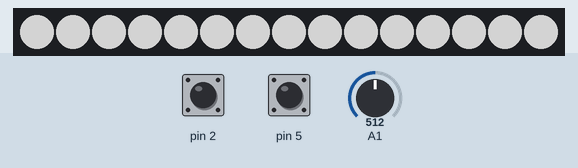
Simulated run of this sketch. Board: Arduino Uno, built with avr-gcc and run on an emulated ATmega328P. On the bench: 15 RGB LEDs in strip order, left to right. The test bench sets the inputs (shaded band); at power-on: A1 = 512, pin 2 HIGH, pin 5 HIGH. Dim RGB values are drawn brighter than linear; EEPROM starts erased; what the sketch prints to the serial monitor is not drawn.

Above: at 1.2 s.
1.3 s: A1 set to 0
At 1.7 s:
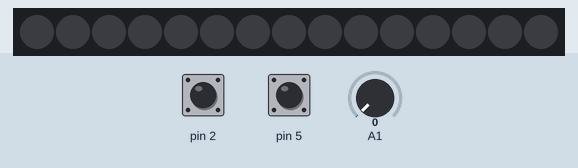
2.8 s: A1 set to 1023
At 4.0 s:
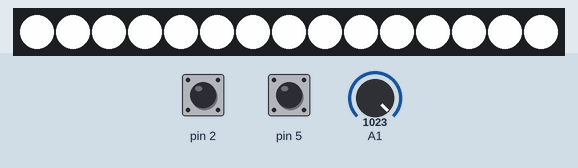
4.3 s: pin 2 pulled LOW for 3.2 s
9.0 s: pin 2 pulled LOW for 1 s
At 10.67 s:
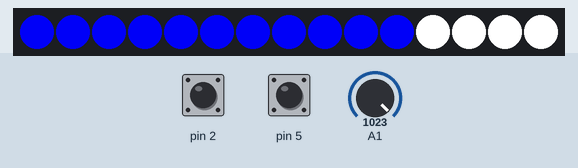
Timing chart, 0 to 12.2 s (numbered marks = the images above; inputs shaded):
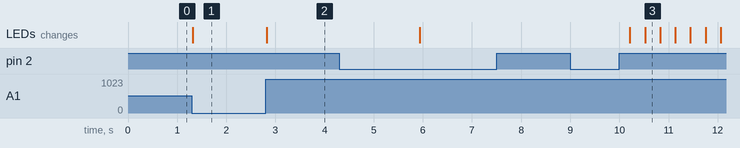

The sketch:

led2.ino
```cpp
#include <EEPROM.h>

#include "Adafruit_NeoPixel.h"
#define LED_COUNT 15
#define LED_PIN 3
boolean but0;
int r;
int g;
int b = 250;
int q = 30; // скорось прорисовки
int e = 10; // скорость смены оттенка
int y = 250; // яркость
int key = 1; // режимы
int rr = 0;
int gg = 0;
int bb = 0;
int yy = 250;

Adafruit_NeoPixel strip = Adafruit_NeoPixel(LED_COUNT, LED_PIN, NEO_GRB + NEO_KHZ800);

void setup() {
  Serial.begin(9600);
  strip.begin(); //Инициализируем ленту.
  strip.show();
  pinMode(2, INPUT_PULLUP);
  pinMode(5, INPUT_PULLUP);
  rr = EEPROM.read(4);
  gg = EEPROM.read(8);
  bb = EEPROM.read(12);
  yy = EEPROM.read(16);
}
void loop() {

  Serial.print(!digitalRead(5));
  but0 = !digitalRead(2);
  y = analogRead(A1)/4;
  yy = analogRead(A1)/4;
  if (but0){key++; delay(400);}
  if (key > 5){key = 0;}
  strip.show();
  if (key == 0){
    if (key > 0){return;}
    for (r = 0; r < 250; r+=e){
    b-=e;
    for (int i = 0; i < LED_COUNT; i++){
      if (!digitalRead(2)) {key++; delay(400); break;}else{
        strip.setBrightness(y);
        strip.setPixelColor(i, strip.Color(r, g, b)); // цвет.
        strip.show();
        delay(q);
      }
    }
    if (key > 0){break;}
   }
   if (key > 0){return;}
   for (g = 0; g < 250; g+=e){
    r-=e;
    for (int i = 0; i < LED_COUNT; i++){
      if (!digitalRead(2)) {key++; delay(400); break;}else{
        strip.setBrightness(y);
        strip.setPixelColor(i, strip.Color(r, g, b)); // цвет.
        strip.show();

        delay(q);
      }
    }
    if (key > 0){break;}
   }
   if (key > 0){return;}
   for (b = 0; b < 250; b+=e){
    g-=e;
    for (int i = 0; i < LED_COUNT; i++){
      if (!digitalRead(2)) {key++; delay(400); break;}else{
        strip.setBrightness(y);
        strip.setPixelColor(i, strip.Color(r, g, b)); // цвет.
        strip.show();
        delay(q);
      }
    }
    if (key > 0){break;}
   }
   if (key > 0){return;}
   for (g = 0; g < 250; g+=e){
    b-=e;
    for (int i = 0; i < LED_COUNT; i++){
      if (!digitalRead(2)) {key++; delay(400); break;}else{
        strip.setBrightness(y);
        strip.setPixelColor(i, strip.Color(r, g, b)); // цвет.
        strip.show();
        delay(q);
      }
    }
    if (key > 0){break;}
   }
   if (key > 0){return;}
   for (r = 0; r < 250; r+=e){
    g-=e;
    for (int i = 0; i < LED_COUNT; i++){
      if (!digitalRead(2)) {key++; delay(400); break;}else{
        strip.setBrightness(y);
        strip.setPixelColor(i, strip.Color(r, g, b)); // цвет.
        strip.show();
        delay(q);
      }
    }
    if (key > 0){break;}
   }
   if (key > 0){return;}
   for (b = 0; b < 250; b+=e){
    r-=e;
    for (int i = 0; i < LED_COUNT; i++){
      if (!digitalRead(2)) {key++; delay(400); break;}else{
        strip.setBrightness(y);
        strip.setPixelColor(i, strip.Color(r, g, b)); // цвет.
        strip.show();
        delay(q);
      }
    }
    if (key > 0){break;}
   }
  }
  if (key == 1){ //
     for (int i = 0; i < LED_COUNT; i++){
      strip.setBrightness(y);
      strip.setPixelColor(i, strip.Color(250, 250, 250)); // цвет.
      strip.show();
    }
  }

  if (key == 5){
    EEPROM.put(4, rr);
    EEPROM.put(8, gg);
    EEPROM.put(12, bb);
    EEPROM.put(16, yy);
     for (int i = 0; i < LED_COUNT; i++){
      strip.setBrightness(yy);
      strip.setPixelColor(i, strip.Color(rr, gg, bb)); // цвет.
      strip.show();
    }
  }
}
```

Measured:
- after the input at 1.3 s, the LEDs: change at once (image 1)
- after the input at 2.8 s, the LEDs: change at once (image 2)
- after the input at 9.0 s, the LEDs: first change after 1.2 s (image 3 shows a later state)
